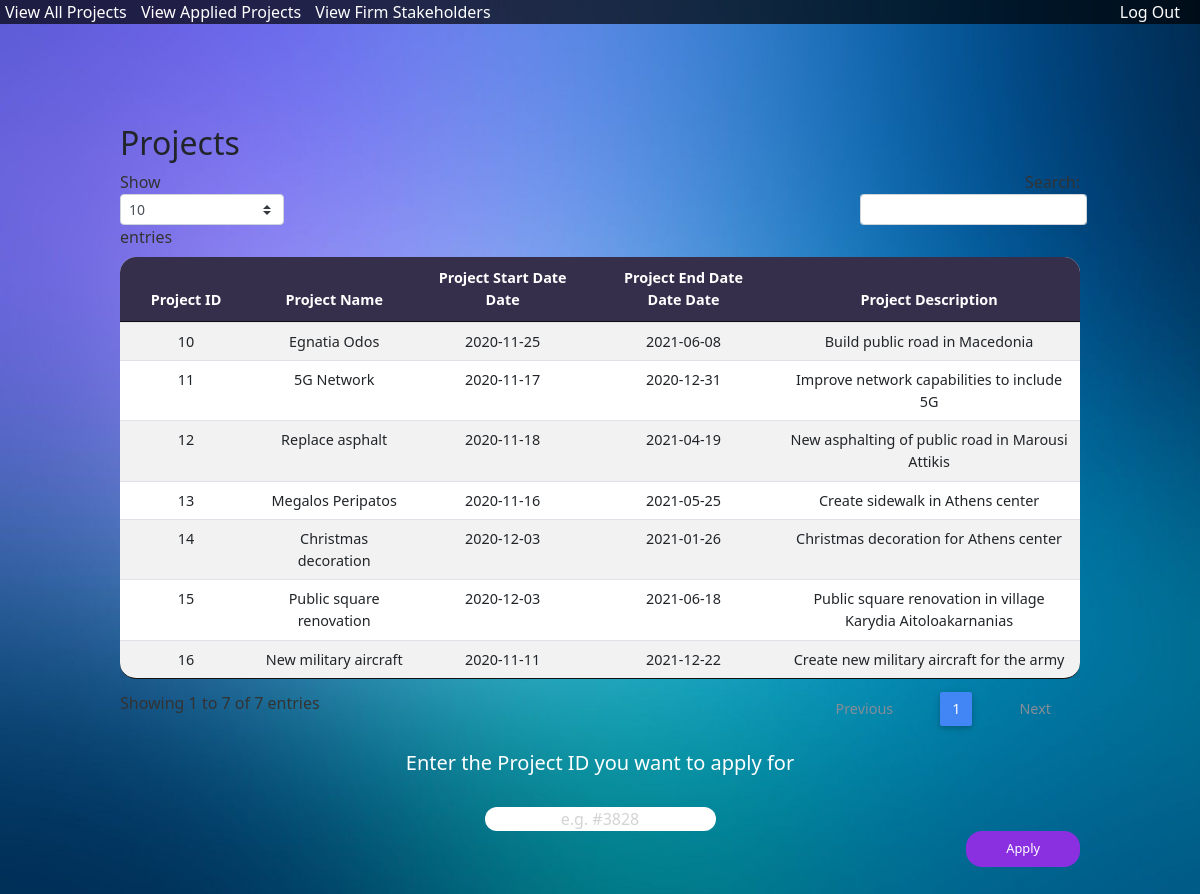
Page /CoI/projects_FR.php on the committed database.
### tables this page shows
CREATE TABLE `projects` (
  `project_id` int(12) NOT NULL,
  `project_name` varchar(255) NOT NULL,
  `project_start_date` date NOT NULL,
  `project_end_date` date NOT NULL,
  `project_desc` varchar(1000) NOT NULL
);

### CoI/projects_FR.php (the view, shortened to what this page needs)
<?php
include('header.php');
include('connect.php');
?>
<div class="tab">
  <button class="tablinks" id="defaultOpen" onclick="openTab(event, 'View All Projects')">View All Projects</button>
  <button class="tablinks" onclick="openTab(event, 'View Applied Projects')">View Applied Projects</button>
  <button class="tablinks" onclick="openTab(event, 'View Firm Stakeholders')">View Firm Stakeholders</button>
  <form method="post" action="logout.php" id="logoutform">
    <button class="tablinks" id="logout-btn">Log Out</button>
  </form>
</div>
<div id="View All Projects" class="tabcontent" id="defaultOpen">
  <div class="wrapper-table">
    <div class="page-header clearfix">
      <h2 class="pull-left">Projects</h2>
    </div>
    <?php
    $sql = "SELECT * FROM projects";
    if ($result = mysqli_query($conn, $sql)) {
      if (mysqli_num_rows($result) > 0) {
        echo  "<table id='projects' class='table table-striped table-sm project-table' cellspacing='0' width='100%'>";
        echo "<thead>";
        echo "<tr>";
        echo "<th class='th-sm' id ='th-first' >Project ID</th>";
        echo "<th class='th-sm'>Project Name</th>";
        echo "<th class='th-sm'>Project Start Date Date</th>";
        echo "<th class='th-sm'>Project End Date Date Date</th>";
        echo "<th class='th-sm' id='th-last'>Project Description</th>";
        echo "</tr>";
        echo "</thead>";
        echo "<tbody>";
        while ($row = mysqli_fetch_array($result)) {
          echo "<tr>";
          echo "<td>" . $row['project_id'] . "</td>";
          echo "<td>" . $row['project_name'] . "</td>";
          echo "<td>" . $row['project_start_date'] . "</td>";
          echo "<td>" . $row['project_end_date'] . "</td>";
          echo "<td>" . $row['project_desc'] . "</td>";
          echo "</tr>";
        }
        echo "</table>";
      } else {
        echo "<p class='lead'><em>No records were found.</em></p>";
      }
    } else {
      echo "ERROR: Could not execute $sql. " . mysqli_error($conn);
    }
    echo "<center>";
    echo "<form method='post'>";
    echo "<h5 style='color:white'>Enter the Project ID you want to apply for</h5>";
    echo "<br>";
    echo "<input type='text' placeholder='e.g. #3828' name='idInput' class='idInput' required>";
    echo "</center>";
    echo "<input type='submit' value='Apply' name='apply' class='submit-button'>";
    ?>
  </div>
</div>
<?php include('footer.php') ?>
</body>
</html>

### CoI/css/style.css (style rules this page uses)
html, * { padding: 0px; margin: 0px; font-family: Segoe UI; }
body { height: 100%; font-family: Segoe UI; }
body { background-image: url("../assets/Background.png"); background-size: cover; background-repeat: no-repeat; background-attachment: fixed; }
.wrapper-table { margin-top: 100px; margin-bottom: 100px; width: 80%; margin-left: auto; margin-right: auto; }
.project-table { border-radius: 1rem; background-color: white; text-align: center; }
th { background-color: #362F4B; border-color: black; color: white; }
#th-first { border-radius: 16px 0px 0px 0px; }
#th-last { border-radius: 0px 16px 0px 0px; }
.idInput { border-radius: 1rem; border-color: white; border-width: 0; text-align: center; }
::placeholder { color: lightgray; }
.submit-button { border-radius: 1rem; border-width: 0; text-align: center; float: right; color: white; background-color: #8A30E1; padding: 8px; padding-right: 40px; padding-left: 40px; font-size: 80%; }
.tablinks { background-color: Transparent; background-repeat: no-repeat; color: white; border: none; cursor: pointer; overflow: hidden; outline: none; margin-left: 5px; margin-right: 5px; }
.tab { background-color: rgba(0, 0, 0, 0.692); }
#logoutform { float:right; margin-right: 15px; }

### rows in the picture
projects: project_id "10", project_name "Egnatia Odos", project_start_date "2020-11-25", project_end_date "2021-06-08", project_desc "Build public road in Macedonia"
projects: project_id "11", project_name "5G Network", project_start_date "2020-11-17", project_end_date "2020-12-31", project_desc "Improve network capabilities to include 5G"
projects: project_id "12", project_name "Replace asphalt", project_start_date "2020-11-18", project_end_date "2021-04-19", project_desc "New asphalting of public road in Marousi Attikis"
projects: project_id "13", project_name "Megalos Peripatos", project_start_date "2020-11-16", project_end_date "2021-05-25", project_desc "Create sidewalk in Athens center"
projects: project_id "14", project_name "Christmas decoration", project_start_date "2020-12-03", project_end_date "2021-01-26", project_desc "Christmas decoration for Athens center"
projects: project_id "15", project_name "Public square renovation", project_start_date "2020-12-03", project_end_date "2021-06-18", project_desc "Public square renovation in village Karydia Aitoloakarnanias"
projects: project_id "16", project_name "New military aircraft", project_start_date "2020-11-11", project_end_date "2021-12-22", project_desc "Create new military aircraft for the army"
